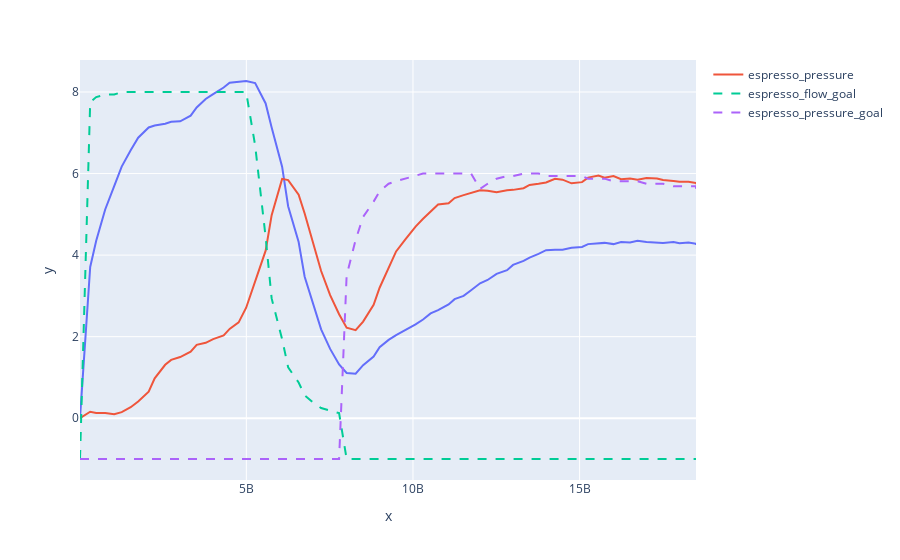

Here is the notebook cell this chart was saved with:
### Code cell
fig = px.line(x=time_index, y=series_df["espresso_flow"])
fig.add_scatter(x=time_index, y=series_df['espresso_pressure'], mode='lines', name="espresso_pressure")
fig.add_scatter(x=time_index, y=series_df['espresso_flow_goal'], mode='lines', name="espresso_flow_goal", line={"dash": "dash"})
fig.add_scatter(x=time_index, y=series_df['espresso_pressure_goal'], mode='lines', name="espresso_pressure_goal", line={"dash": "dash"})
fig.update_layout(hovermode="x")
fig
